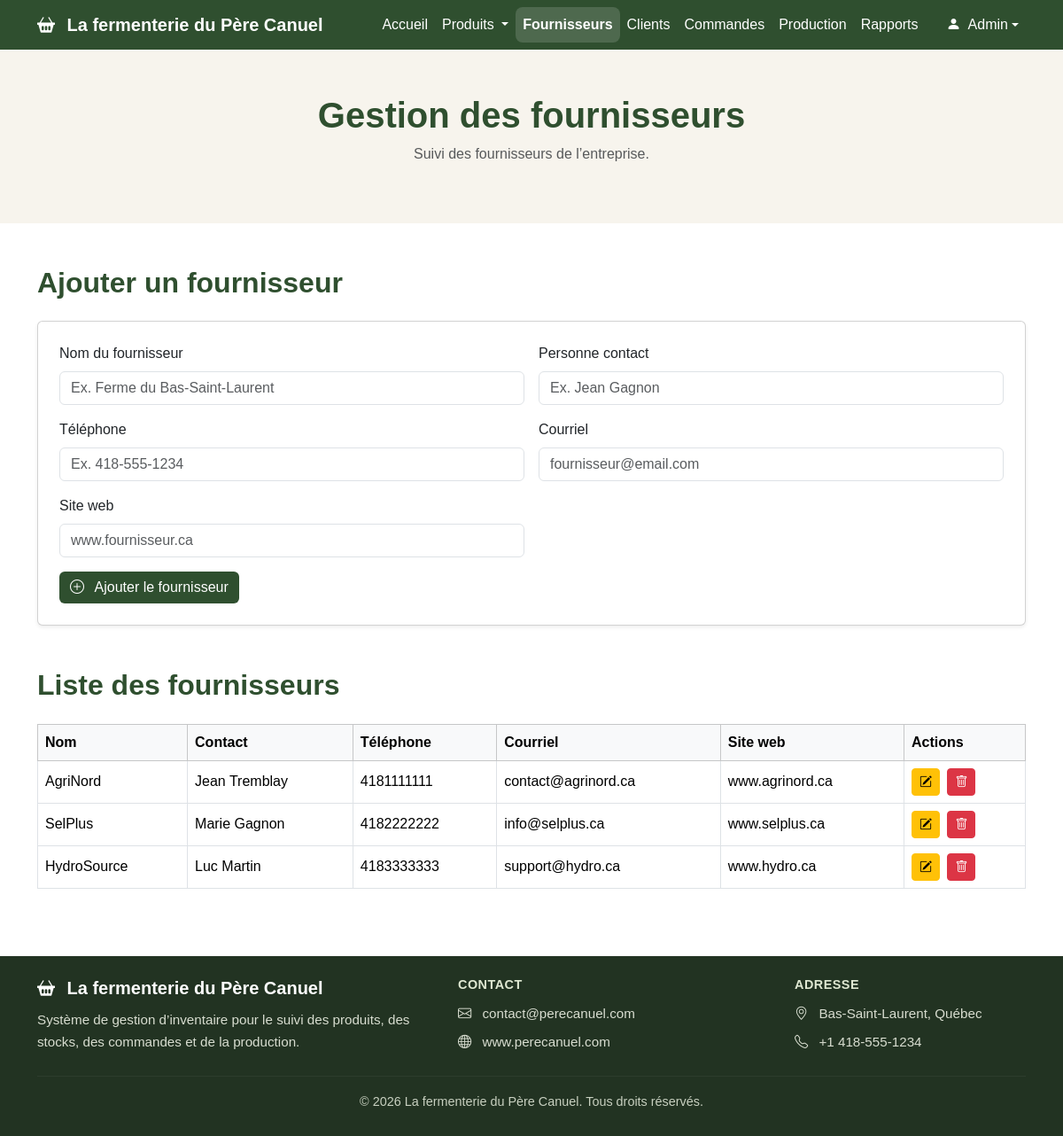
The app's page /fournisseurs.php, older data.
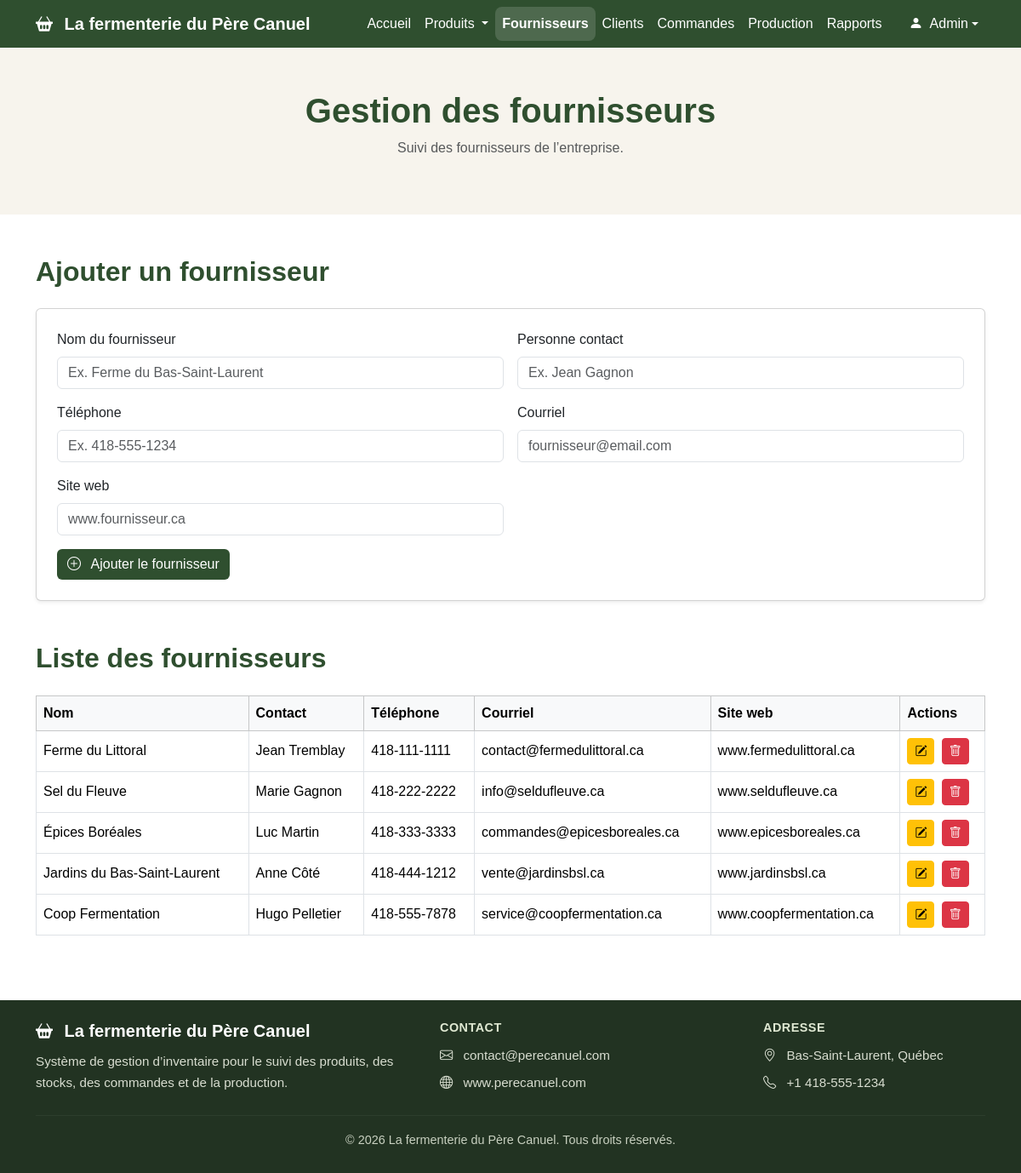
The same page, newer data.
### tables this page shows
CREATE TABLE `fournisseur` (
  `id_fournisseur` int(11) NOT NULL,
  `nom` varchar(100) DEFAULT NULL,
  `telephone` varchar(20) DEFAULT NULL,
  `email` varchar(100) DEFAULT NULL,
  `site_web` varchar(100) DEFAULT NULL,
  `personne_de_contact` varchar(100) DEFAULT NULL
);

### fournisseurs.php (the view, shortened to what this page needs)
<?php
require_once "liaisonBD.php";
$sql = "SELECT * FROM fournisseur";
$stmt = $pdo->query($sql);
$fournisseurs = $stmt->fetchAll(PDO::FETCH_ASSOC);
?>
<!DOCTYPE html>
<html lang="fr">
<head>
  <link href="https://cdn.jsdelivr.net/npm/bootstrap@5.3.3/dist/css/bootstrap.min.css" rel="stylesheet">
  <link href="https://cdn.jsdelivr.net/npm/bootstrap-icons@1.11.3/font/bootstrap-icons.css" rel="stylesheet">
  <link type="text/css" rel="stylesheet" href="styles/fournisseurs.css"/>
</head>
<body>
<nav class="navbar navbar-expand-lg navbar-dark">
  <div class="container">
    <a class="navbar-brand fw-bold" href="index.php">
      <i class="bi bi-basket2-fill me-2"></i>
      La fermenterie du Père Canuel
    </a>
    <div class="collapse navbar-collapse" id="navbarMenu">
      <ul class="navbar-nav ms-auto">
        <li class="nav-item">
          <a class="nav-link" href="index.php">Accueil</a>
        </li>
        <li class="nav-item dropdown">
          <a class="nav-link dropdown-toggle" href="#" id="produitsDropdown" role="button" data-bs-toggle="dropdown" aria-expanded="false">
            Produits
          </a>
        </li>
        <li class="nav-item"><a class="nav-link active" href="fournisseurs.php">Fournisseurs</a></li>
        <li class="nav-item"><a class="nav-link" href="clients.php">Clients</a></li>
        <li class="nav-item"><a class="nav-link" href="commandes.php">Commandes</a></li>
        <li class="nav-item"><a class="nav-link" href="production.php">Production</a></li>
        <li class="nav-item"><a class="nav-link" href="rapports.php">Rapports</a></li>
        <li class="nav-item dropdown ms-lg-3">
          <a class="nav-link dropdown-toggle d-flex align-items-center" href="#" id="userDropdown" role="button" data-bs-toggle="dropdown" aria-expanded="false">
            <span class="user-avatar me-2">
              <i class="bi bi-person-fill"></i>
            </span>
            Admin
          </a>
        </li>
      </ul>
    </div>
  </div>
</nav>
<header class="page-header">
  <div class="container">
    <h1>Gestion des fournisseurs</h1>
    <p class="text-muted">Suivi des fournisseurs de l’entreprise.</p>
  </div>
</header>
<main class="container my-5">
  <section class="mb-5">
    <h2 class="section-title mb-4">Ajouter un fournisseur</h2>
    <div class="card shadow-sm p-4">
      <form method="POST">
        <div class="row g-3">
          <div class="col-md-6">
            <label class="form-label">Nom du fournisseur</label>
            <input type="text" class="form-control" name="nom" placeholder="Ex. Ferme du Bas-Saint-Laurent" required>
          </div>
          <div class="col-md-6">
            <label class="form-label">Personne contact</label>
            <input type="text" class="form-control" name="personne_de_contact" placeholder="Ex. Jean Gagnon">
          </div>
          <div class="col-md-6">
            <label class="form-label">Téléphone</label>
            <input type="text" class="form-control" name="telephone" placeholder="Ex. 418-555-1234">
          </div>
          <div class="col-md-6">
            <label class="form-label">Courriel</label>
            <input type="email" class="form-control" name="email" placeholder="fournisseur@email.com">
          </div>
          <div class="col-md-6">
            <label class="form-label">Site web</label>
            <input type="text" class="form-control" name="site_web" placeholder="www.fournisseur.ca">
          </div>
          <div class="col-12">
            <button type="submit" name="ajouter" class="btn btn-principal">
              <i class="bi bi-plus-circle me-2"></i>
              Ajouter le fournisseur
            </button>
          </div>
        </div>
      </form>
    </div>
  </section>
  <section>
    <h2 class="section-title mb-4">Liste des fournisseurs</h2>
    <div class="table-responsive">
      <table class="table table-bordered align-middle">
        <thead class="table-light">
          <tr>
            <th>Nom</th>
            <th>Contact</th>
            <th>Téléphone</th>
            <th>Courriel</th>
            <th>Site web</th>
            <th>Actions</th>
          </tr>
        </thead>
        <tbody>
          <?php foreach ($fournisseurs as $fournisseur): ?>
            <tr>
              <td><?= htmlspecialchars($fournisseur["nom"]) ?></td>
              <td><?= htmlspecialchars($fournisseur["personne_de_contact"]) ?></td>
              <td><?= htmlspecialchars($fournisseur["telephone"]) ?></td>
              <td><?= htmlspecialchars($fournisseur["email"]) ?></td>
              <td><?= htmlspecialchars($fournisseur["site_web"]) ?></td>
              <td>
                <button
                  type="button"
                  class="btn btn-sm btn-warning me-1"
                  data-bs-toggle="modal"
                  data-bs-target="#modifierModal"
                  data-id="<?= $fournisseur["id_fournisseur"] ?>"
                  data-nom="<?= htmlspecialchars($fournisseur["nom"]) ?>"
                  data-contact="<?= htmlspecialchars($fournisseur["personne_de_contact"]) ?>"
                  data-telephone="<?= htmlspecialchars($fournisseur["telephone"]) ?>"
                  data-email="<?= htmlspecialchars($fournisseur["email"]) ?>"
                  data-site="<?= htmlspecialchars($fournisseur["site_web"]) ?>"
                >
                  <i class="bi bi-pencil-square"></i>
                </button>
                <button
                  type="button"
                  class="btn btn-sm btn-danger"
                  data-bs-toggle="modal"
                  data-bs-target="#supprimerModal"
                  data-id="<?= $fournisseur["id_fournisseur"] ?>"
                  data-nom="<?= htmlspecialchars($fournisseur["nom"]) ?>"
                >
                  <i class="bi bi-trash"></i>
                </button>
              </td>
            </tr>
          <?php endforeach; ?>
        </tbody>
      </table>
    </div>
  </section>
</main>
<footer class="footer-pro">
  <div class="container py-4">
    <div class="row gy-4 align-items-center">
      <div class="col-lg-5 col-md-12">
        <h5 class="footer-title">
          <i class="bi bi-basket2-fill me-2"></i>
          La fermenterie du Père Canuel
        </h5>
        <p class="footer-text mb-0">
          Système de gestion d’inventaire pour le suivi des produits,
          des stocks, des commandes et de la production.
        </p>
      </div>
      <div class="col-lg-4 col-md-12">
        <h6 class="footer-subtitle">Contact</h6>
        <p class="footer-text mb-2">
          <i class="bi bi-envelope me-2"></i>
          contact@perecanuel.com
        </p>
        <p class="footer-text mb-0">
          <i class="bi bi-globe me-2"></i>
          www.perecanuel.com
        </p>
      </div>
      <div class="col-lg-3 col-md-12">
        <h6 class="footer-subtitle">Adresse</h6>
        <p class="footer-text mb-2">
          <i class="bi bi-geo-alt me-2"></i>
          Bas-Saint-Laurent, Québec
        </p>
        <p class="footer-text mb-0">
          <i class="bi bi-telephone me-2"></i>
          +1 418-555-1234
        </p>
      </div>
    </div>
    <hr class="footer-line">
    <div class="text-center">
      <p class="footer-bottom mb-1">
        © 2026 La fermenterie du Père Canuel. Tous droits réservés.
      </p>
    </div>
  </div>
</footer>
</body>
</html>

### styles/fournisseurs.css (style rules this page uses)
body { font-family: Arial, Helvetica, sans-serif; background-color: #ffffff; }
.navbar { background-color: #2f4f2f; }
.navbar-brand, .nav-link { color: white !important; font-weight: 500; }
.navbar .nav-link.active { color: #ffffff; font-weight: 700; background-color: rgba(255, 255, 255, 0.15); border-radius: 8px; }
.page-header { background-color: #f7f4ed; padding: 50px 0; text-align: center; }
.page-header h1 { color: #2f4f2f; font-weight: 700; }
.btn-principal { background-color: #2f4f2f; color: white; border: none; }
.section-title { color: #2f4f2f; font-weight: 700; }
.footer-pro { background-color: #223322; color: #ffffff; margin-top: 60px; }
.footer-title { font-weight: 700; color: #ffffff; margin-bottom: 12px; }
.footer-subtitle { font-weight: 700; color: #dfe8d2; margin-bottom: 12px; text-transform: uppercase; font-size: 0.9rem; letter-spacing: 0.5px; }
.footer-text { color: #d8ddd0; font-size: 0.95rem; line-height: 1.6; }
.footer-line { border-color: rgba(255, 255, 255, 0.2); margin: 25px 0 18px; }
.footer-bottom { color: #c8d0c0; font-size: 0.9rem; }

Row changes from the older to the newer data that the page shows:
changed fournisseur "Jean Tremblay": nom "AgriNord" → "Ferme du Littoral"; telephone "4181111111" → "418-111-1111"; email "contact@agrinord.ca" → "contact@fermedulittoral.ca"; site_web "www.agrinord.ca" → "www.fermedulittoral.ca"
changed fournisseur "Marie Gagnon": nom "SelPlus" → "Sel du Fleuve"; telephone "4182222222" → "418-222-2222"; email "info@selplus.ca" → "info@seldufleuve.ca"; site_web "www.selplus.ca" → "www.seldufleuve.ca"
changed fournisseur "Luc Martin": nom "HydroSource" → "Épices Boréales"; telephone "4183333333" → "418-333-3333"; email "support@hydro.ca" → "commandes@epicesboreales.ca"; site_web "www.hydro.ca" → "www.epicesboreales.ca"
added fournisseur: nom "Jardins du Bas-Saint-Laurent", personne_de_contact "Anne Côté", telephone "418-444-1212", email "vente@jardinsbsl.ca", site_web "www.jardinsbsl.ca"
added fournisseur: nom "Coop Fermentation", personne_de_contact "Hugo Pelletier", telephone "418-555-7878", email "service@coopfermentation.ca", site_web "www.coopfermentation.ca"
